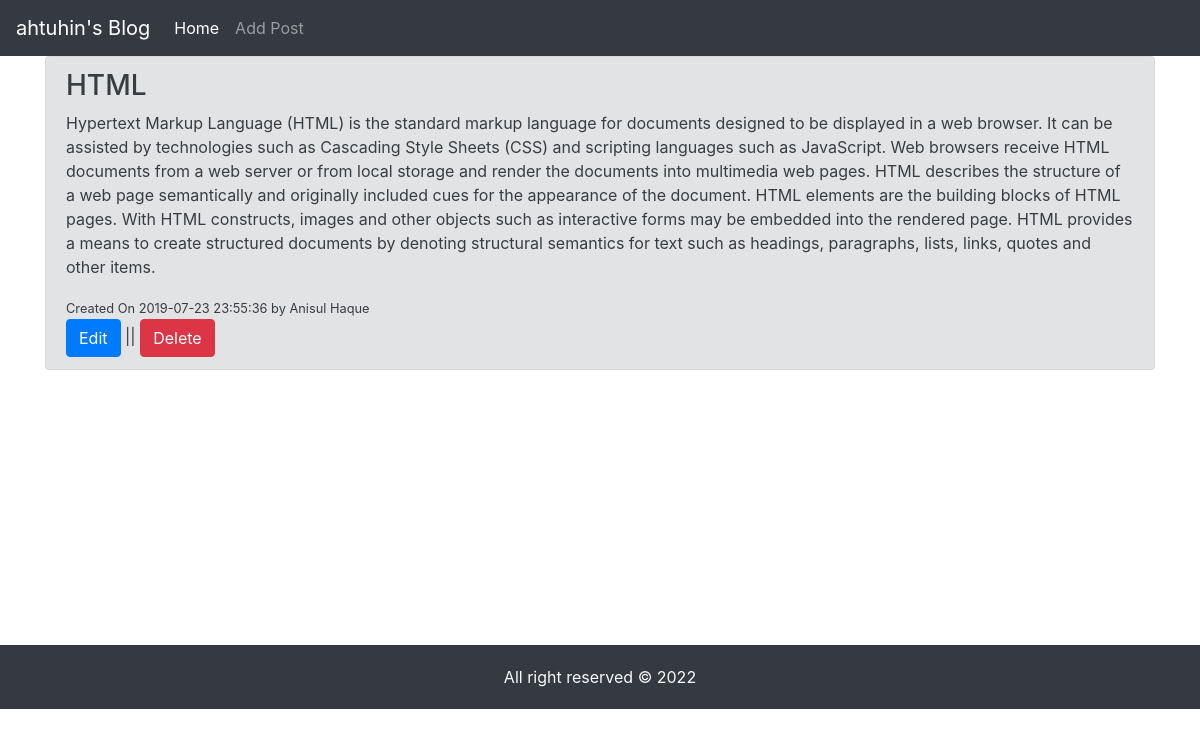
The page /post.php?id=1 on the database its author committed.
### tables this page shows
CREATE TABLE `posts` (
  `id` int(11) NOT NULL,
  `title` varchar(255) DEFAULT NULL,
  `body` text,
  `author` varchar(255) DEFAULT NULL,
  `created_at` datetime DEFAULT CURRENT_TIMESTAMP
);

### post.php (the view)
<?php
require ('config/db.php');
$id = mysqli_real_escape_string($conn, $_GET['id']);
$query = 'SELECT * FROM posts WHERE id ='.$id;
$result = mysqli_query($conn, $query);
$post = mysqli_fetch_assoc($result);
?>
<?php
include ('inc/header.php');
include ('inc/navbar.php');
?>
    <div class="container">
        <div class="alert alert-secondary">
            <h3><?php echo $post['title']; ?></h3>
            <p><?php echo $post['body']; ?></p>
            <small>Created On <?php echo $post['created_at']; ?> by <?php echo $post['author']; ?></small>
            <br>
            <a href="editpost.php?id=<?php echo $post['id']; ?>" class="btn btn-primary">Edit</a>
            ||
            <a href="deletepost.php?id=<?php echo $post['id']; ?>" class="btn btn-danger">Delete</a>
        </div>
    </div>
<?php
include('inc/footer.php');
?>

### rows shown on the page
posts: title "HTML", body "Hypertext Markup Language (HTML) is the standard markup language for documents designed to be displayed in a web browser. It can be assisted by technologies such as Cascading Style Sheets (CSS) and scripting languages such as JavaScript. Web browsers receive HTML documents from a web server or from local storage and render the documents into multimedia web pages. HTML describes the structure of a web page semantically and originally included cues for the appearance of the document. HTML elements are the building blocks of HTML pages. With HTML constructs, images and other objects such as interactive forms may be embedded into the rendered page. HTML provides a means to create structured…", created_at "2019-07-23 23:55:36", author "Anisul Haque"
